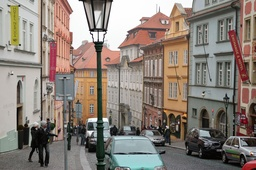
#> input picture cv/lab1/files/image.jpg, 256 x 170 px, shrunk from 1600 x 1060 before the run, found by its file name
$ jupyter execute lab1_Verendeev_M22_501.ipynb   (shell and % lines are left out)   (older library calls are emulated)
#> lines starting #> are read from the running program, lines starting #| are printed output that depends on the picture; long printed decimals are rounded
[cell 1]
import os
from PIL import Image
import numpy as np
from numpy import asarray
import mahotas
import skimage
import cv2
import shutil
import matplotlib.pyplot as plt

[cell 2]
from google.colab import drive
drive.mount('/content/drive')

[cell 3]
# constants

# ttl
FOLDER = "drive/MyDrive/Colab Notebooks/CV/lab1/files/"

# 1
P = 256

# 4
K = 5

[cell 4]
# functions
def remove(path):
    if os.path.exists(path):
        if os.path.isfile(path) or os.path.islink(path):
            os.unlink(path)
        else:
            shutil.rmtree(path)

def haralick_matrix(img_array, d=1, alpha=0):
    n1 = img_array.shape[0]
    n2 = img_array.shape[1]

    haralick = np.zeros((P, P))
    if alpha == 0:
        for i in range(n1):
            for j in range(n2):
                if i + d < n1:
                    haralick[img_array[i+d, j], img_array[i, j]] += 1
                if i - d >= 0:
                    haralick[img_array[i-d, j], img_array[i, j]] += 1
                if j + d < n2:
                    haralick[img_array[i, j+d], img_array[i, j]] += 1
                if j - d >= 0:
                    haralick[img_array[i, j-d], img_array[i, j]] += 1
    elif alpha == 90:
        for i in range(n1):
            for j in range(n2):
                if (i + d < n1) and (j + d < n2):
                    haralick[img_array[i+d, j+d], img_array[i, j]] += 1
                if (i - d >= 0) and (j + d < n2):
                    haralick[img_array[i-d, j+d], img_array[i, j]] += 1
                if (i + d < n1) and (j - d >= 0):
                    haralick[img_array[i+d, j-d], img_array[i, j]] += 1
                if (i - d >= 0) and (j - d >= 0):
                    haralick[img_array[i-d, j-d], img_array[i, j]] += 1
    else:
        raise ValueError("Alpha must be in set {0, 90}")
    return haralick.astype(np.uint8)

def contrast_haralick_func(hm):
    haralick_contrast = 0
    for i in range(P):
        for j in range(P):
            haralick_contrast += np.abs(i - j) * hm[i, j]
    haralick_contrast /= P ** 2
    return haralick_contrast

[cell 5]
for i in range(1, 6):
    remove(f"{FOLDER}{i}")
for i in range(1, 6):
    os.mkdir(f"{FOLDER}{i}")


img = Image.open(f"{FOLDER}image.jpg")
#> img is the input picture: PIL image 256x170 RGB; mean R, G, B 138.8, 128.6, 120.4

### 1. Загрузка и визуализация изображения
#### a) Числовые характеристики изображения

[cell 6]
print(f"Размерность изображения: {img.size[0]}x{img.size[1]}")
#| Размерность изображения: 256x170
print(f"Число световых каналов: {len(img.getbands())}")
#| Число световых каналов: 3
print(f"Яркостное разрешение: {len(img.getbands()) * 8} bits")
#| Яркостное разрешение: 24 bits

#### б) Если изображение содержит много цветовых каналов, то привести его к одноканальному (в градациях серого) в диапазоне [0; P], P = 255 (яркостное разрешение – 1 байт)

[cell 7]
gray = img.convert('L')
gray.save(f'{FOLDER}greyscale.jpg')

img_array = asarray(gray)

#### в) Статистические характеристики изображения

[cell 8]
print(f"Динамический диапазон яркостей: [{img_array.min()}, {img_array.max()}]")
#| Динамический диапазон яркостей: [0, 255]
print(f"% использования яркостного диапазона: {len(np.unique(img_array))/256 * 100}%")
#| % использования яркостного диапазона: 100.0%
print(f"Число различных яркостей: {len(np.unique(img_array))}")
#| Число различных яркостей: 256

#### г) Рассчитать статистические характеристики изображения и заполнить таблицу.
источник: https://www.geeksforgeeks.org/mahotas-haralick-features/

источник: https://sv-journal.org/2016-3/04/ru/index.php?lang=ru#:~:text=%D0%9E%D0%B4%D0%BD%D0%B8%D0%BC%20%D0%B8%D0%B7%20%D0%BE%D1%81%D0%BD%D0%BE%D0%B2%D0%BD%D1%8B%D1%85%20%D1%81%D0%BF%D0%BE%D1%81%D0%BE%D0%B1%D0%BE%D0%B2%20%D0%BE%D0%BF%D0%B8%D1%81%D0%B0%D0%BD%D0%B8%D1%8F,%D1%8F%D1%80%D0%BA%D0%BE%D1%81%D1%82%D0%B5%D0%B9%20%D0%BE%D0%BF%D1%80%D0%B5%D0%B4%D0%B5%D0%BB%D0%B5%D0%BD%D0%BD%D0%BE%D0%B9%20%D0%BA%D0%BE%D0%BD%D1%84%D0%B8%D0%B3%D1%83%D1%80%D0%B0%D1%86%D0%B8%D0%B8%20%5B8%5D.

[cell 9]
print(f"Динамический диапазон яркостей: [{img_array.min()}, {img_array.max()}]")
#| Динамический диапазон яркостей: [0, 255]
print(f"% использования яркостного диапазона: {len(np.unique(img_array))/256 * 100}%")
#| % использования яркостного диапазона: 100.0%
print(f"Число различных яркостей: {len(np.unique(img_array))}")
#| Число различных яркостей: 256
print(f"Средняя яркость: {np.mean(img_array)}")
#| Средняя яркость: 130.733
print(f"Дисперсия яркости: {np.std(img_array) ** 2}")
#| Дисперсия яркости: 3304.447
print(f"Контраст Михельсона: {(img_array.max() - img_array.min()) / (img_array.max() + img_array.min())}")
#| Контраст Михельсона: 1.0
print(f"Глобальный контраст: {(img_array.max() - img_array.min()) / (P - 1)}")
#| Глобальный контраст: 1.0
print(f"Среднеквадратический контраст: {np.std(img_array)}")
#| Среднеквадратический контраст: 57.484

hm = haralick_matrix(img_array)
Image.fromarray(hm)
haralick_contrast = 0
for i in range(P):
    for j in range(P):
        haralick_contrast += np.abs(i - j) * hm[i, j]
#> after the loop, haralick_contrast = 2621814
haralick_contrast /= P ** 2
#> haralick_contrast = 40.01

print(f"Контраст Харалика: {haralick_contrast}")
#| Контраст Харалика: 40.006

#### д) Рассчитать и визуализировать матрицу Харалика для различных параметров d и alpha:

[cell 10]
print("Матрица Харалика с параметрами: d = 1, alpha = 0")
mh = Image.fromarray(haralick_matrix(img_array, d=1, alpha=0))
mh.save(f'{FOLDER}1/contrast_haralick_d=1_alpha=0.jpg')
mh.show()

[cell 11]
print("Матрица Харалика с параметрами: d = 1, alpha = 90")
mh = Image.fromarray(haralick_matrix(img_array, d=1, alpha=90))
mh.save(f'{FOLDER}1/contrast_haralick_d=1_alpha=90.jpg')
mh.show()

[cell 12]
print("Матрица Харалика с параметрами: d = 10, alpha = 0")
mh = Image.fromarray(haralick_matrix(img_array, d=10, alpha=0))
mh.save(f'{FOLDER}1/contrast_haralick_d=10_alpha=0.jpg')
mh.show()

[cell 13]
print("Матрица Харалика с параметрами: d = 10, alpha = 90")
mh = Image.fromarray(haralick_matrix(img_array, d=10, alpha=90))
mh.save(f'{FOLDER}1/contrast_haralick_d=10_alpha=90.jpg')
mh.show()

### 2. Контрастирование в яркостных окнах

#### a) Масштабирование динамического диапазона на интервал [0; 255]

[cell 14]
def set_contrast(img_array, low:int, high:int):
#> called with low = 0, high = 255
    mmin = img_array.min()
#> mmin = 0
    mmax = img_array.max()
#> mmax = 255

    new_img_array = np.where(img_array < low, np.zeros(img_array.shape), img_array)
    new_img_array = np.where(img_array > P-1, np.full(img_array.shape, P-1), img_array)
    new_img_array = np.where((low <= img_array) & (img_array <= P-1), (img_array - mmin) / (mmax - mmin) * (high - low) + low, img_array)

    return new_img_array.astype(np.uint8)

[cell 15]
img_array = set_contrast(img_array, 0, 255)
Image.fromarray(img_array).save(f'{FOLDER}2/contrast_0_255.jpg')

#### б) Провести отображение указанных яркостных диапазонов на максимально возможный диапазон яркостей

[cell 16]
# [0, 120]

new_img_array = set_contrast(img_array, 0, 120)
Image.fromarray(new_img_array).save(f'{FOLDER}2/contrast_0_120.jpg')

[cell 17]
# [50, 120]

new_img_array = set_contrast(img_array, 50, 120)
Image.fromarray(new_img_array).save(f'{FOLDER}2/contrast_50_120.jpg')

[cell 18]
# [120, 200]

new_img_array = set_contrast(img_array, 120, 200)
Image.fromarray(new_img_array).save(f'{FOLDER}2/contrast_120_200.jpg')

[cell 19]
# [120, 255]

new_img_array = set_contrast(img_array, 120, 255)
#> in set_contrast (call 5), `new_img_array = np.where((low <= img_array) & (img_array <= P-1), (img..`:
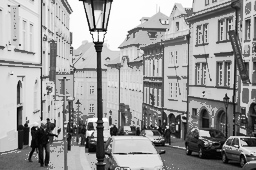
#> new_img_array: shape (170, 256) float64; min 0, max 255, mean 154.3
Image.fromarray(new_img_array).save(f'{FOLDER}2/contrast_120_255.jpg')

### 3. Гамма-коррекция изображения

[cell 20]
def gamma_correction(img_array: np.array, gamma: float) -> np.array:
#> called with gamma = 0.2
    mmin = img_array.min()
#> mmin = 0
    mmax = img_array.max()
#> mmax = 255

    new_img_array = np.power((img_array - mmin) / (mmax - mmin), gamma) * (P - 1)
    return new_img_array.astype(np.uint8)

[cell 21]
# gamma = 0.2

new_img_array = gamma_correction(img_array, 0.2)
Image.fromarray(new_img_array).save(f'{FOLDER}3/gamma_0p2.jpg')

[cell 22]
# gamma = 0.5

new_img_array = gamma_correction(img_array, 0.5)
Image.fromarray(new_img_array).save(f'{FOLDER}3/gamma_0p5.jpg')

[cell 23]
# gamma = 2

new_img_array = gamma_correction(img_array, 2)
Image.fromarray(new_img_array).save(f'{FOLDER}3/gamma_2.jpg')

[cell 24]
# gamma = 5

new_img_array = gamma_correction(img_array, 5)
#> call 4 of gamma_correction, with gamma = 5
#> in gamma_correction (call 4), `new_img_array = np.power((img_array - mmin) / (mmax - mmin), gamma) * ..`:
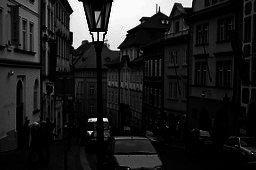
#> new_img_array: shape (170, 256) float64; min 0, max 255, mean 31.2
Image.fromarray(new_img_array).save(f'{FOLDER}3/gamma_5.jpg')

### 4. Выравнивание гистограмм

#### а) Построить гистограммы яркостей и накопленных яркостей исходного изображения

[cell 25]
unique, indexes, counts = np.unique(img_array, return_inverse=True, return_counts=True)
#> unique = 256 values from 0 to 255; counts = 256 values, max 628 at index 254, min 4 at index 225, mean 170
norm_counts = counts / np.sum(counts)
#> norm_counts = 256 values, max 0.0144 at index 254, min 9.19e-05 at index 225, mean 0.00391

stacked_counts = np.cumsum(norm_counts)
#> stacked_counts = 256 values from 0.000506 to 1

[cell 26]
plt.plot(unique, norm_counts, color='g', alpha=0.75)

plt.xlabel('Яркость')
plt.ylabel('Вероятность')
plt.title('Гистограмма яркостей')
plt.grid(True)
plt.savefig(f"{FOLDER}4/norm.jpg")
#> figure, not shown here; curve peaks at x = 254, y = 0.0144
plt.show()

[cell 27]
plt.plot(unique, stacked_counts, color='g', alpha=0.75)

plt.xlabel('Яркость')
plt.ylabel('Накопленная вероятность')
plt.title('Накопленная гистограмма яркостей')
plt.grid(True)
plt.savefig(f"{FOLDER}4/stacked.jpg")
#> figure, not shown here; curve peaks at x = 255, y = 1
plt.show()

#### б) Провести выравнивание гистограмм по различным распределениям
Источник: https://en.wikipedia.org/wiki/Histogram_matching, https://stackoverflow.com/questions/32655686/histogram-matching-of-two-images-in-python-2-x

[cell 28]
def histogram_matching(source: np.array,
                       target_distribution: np.array) -> (np.array, np.array):
    source_unique, source_indexes, source_counts = np.unique(source, return_inverse=True, return_counts=True)
#> source_unique = 256 values from 0 to 255; source_counts has the same summary as counts outside histogram_matching
    source_norm_counts = source_counts / np.sum(source_counts)
#> source_norm_counts has the same summary as norm_counts outside histogram_matching
    source_stacked_counts = np.cumsum(source_norm_counts)
#> source_stacked_counts = 256 values from 0.000506 to 1

    target_norm_counts = target_distribution / np.sum(target_distribution)
    target_stacked_counts = np.cumsum(target_norm_counts)

    interp_values = np.interp(source_stacked_counts, target_stacked_counts, source_unique)
#> interp_values = 256 values from 0 to 255
    return (interp_values[source_indexes].reshape(source.shape).astype(np.uint8),
           target_stacked_counts)

[cell 29]
f_uniform = np.full((P,), K)

after_correct_image, after_correct_dist = histogram_matching(img_array, f_uniform)
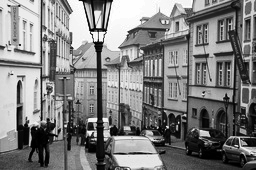
#> after_correct_image: shape (170, 256); min 0, max 255, mean 127.2
#> after_correct_dist = 256 values from 0.00391 to 1
Image.fromarray(after_correct_image).save(f'{FOLDER}4/corrected_image_uniform.jpg')

plt.plot(range(len(after_correct_dist)), after_correct_dist, color='g', alpha=0.75)

plt.xlabel('Яркость')
plt.ylabel('Накопленная вероятность')
plt.title('Скорректированная накопленная гистограмма яркостей')
plt.grid(True)
plt.savefig(f"{FOLDER}4/corrected_dist_uniform.jpg")
#> figure, not shown here; curve peaks at x = 255, y = 1
plt.show()

[cell 30]
f_triangle = np.arange(P)
f_triangle[0: P//2] = K * f_triangle[0: P//2]
f_triangle[P//2: P] = K * (255 - f_triangle[P//2: P])

after_correct_image, after_correct_dist = histogram_matching(img_array, f_triangle)
#> after_correct_dist = 256 values from 0 to 1
Image.fromarray(after_correct_image).save(f'{FOLDER}4/corrected_image_triangle.jpg')

plt.plot(range(len(after_correct_dist)), after_correct_dist, color='g', alpha=0.75)

plt.xlabel('Яркость')
plt.ylabel('Накопленная вероятность')
plt.title('Скорректированная накопленная гистограмма яркостей')
plt.grid(True)
plt.savefig(f"{FOLDER}4/corrected_dist_triangle.jpg")
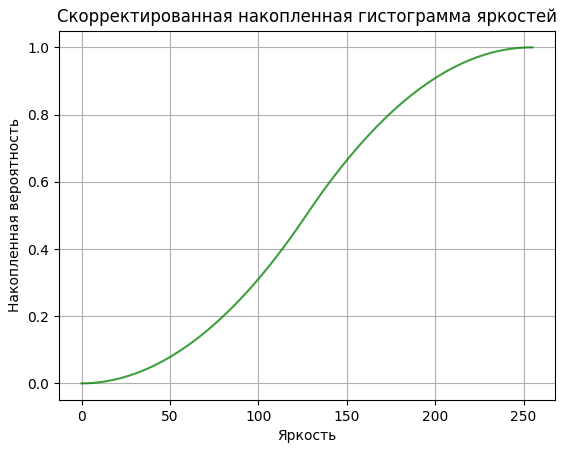
#> figure drawn by matplotlib, 1 panel; curve peaks at x = 254, y = 1
plt.show()

[cell 31]
f_right_triangle = K * np.arange(P)

after_correct_image, after_correct_dist = histogram_matching(img_array, f_right_triangle)
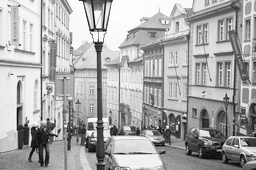
#> after_correct_image: shape (170, 256); min 5, max 255, mean 169.9
Image.fromarray(after_correct_image).save(f'{FOLDER}4/corrected_image_right_triangle.jpg')

plt.plot(range(len(after_correct_dist)), after_correct_dist, color='g', alpha=0.75)

plt.xlabel('Яркость')
plt.ylabel('Накопленная вероятность')
plt.title('Скорректированная накопленная гистограмма яркостей')
plt.grid(True)
plt.savefig(f"{FOLDER}4/corrected_dist_right_triangle.jpg")
#> figure, not shown here; curve peaks at x = 255, y = 1
plt.show()

[cell 32]
f_left_triangle = K * (P - np.arange(P))

after_correct_image, after_correct_dist = histogram_matching(img_array, f_left_triangle)
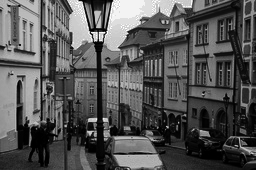
#> after_correct_image: shape (170, 256); min 0, max 255, mean 84.8
#> after_correct_dist = 256 values from 0.00778 to 1
Image.fromarray(after_correct_image).save(f'{FOLDER}4/corrected_image_left_triangle.jpg')

plt.plot(range(len(after_correct_dist)), after_correct_dist, color='g', alpha=0.75)

plt.xlabel('Яркость')
plt.ylabel('Накопленная вероятность')
plt.title('Скорректированная накопленная гистограмма яркостей')
plt.grid(True)
plt.savefig(f"{FOLDER}4/corrected_dist_left_triangle.jpg")
#> figure, not shown here; curve peaks at x = 255, y = 1
plt.show()

#### в) Провести адаптивное выравнивание гистограммы (AHE) без отсечения контраста для различных размеров черепичного разбиения изображения
Источник: https://github.com/prat1kbhujbal/Histogram_Equalization/blob/main/code/histogram_eq.py

[cell 33]
# [62 lines left out: functions hist_equalization, AHE, bilinear_interpolation, not called in this run]

[cell 34]
for sq_size in [4, 8, 16, 32]:
    # Image.fromarray(AHE(img_array, sq_size=sq_size, clahe_param=None)).save(f'{FOLDER}4/AHE-{sq_size}.jpg')
    Image.fromarray((skimage.exposure.equalize_adapthist(img_array,
                                                         kernel_size=sq_size,
                                                         clip_limit=1) * 255) \
         .astype(np.uint8)).save(f'{FOLDER}4/AHE-{sq_size}.jpg')
#> this loop made 4 passes
#> pass 1, `Image.fromarray((skimage.exposure.equalize_adapthist(img_array, kernel..`:
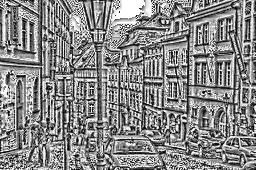
#> saved as AHE-4.jpg: PIL image 256x170 L; min 0, max 255, mean 136.2

#### г) Провести адаптивное выравнивание гистограммы (CLAHE) с различными уровнями отсечения контраста. Размер черепичного разбиения выбрать 8 на 8

[cell 35]
for cl in [0.001, 0.01, 0.1, 1]:
    Image.fromarray((skimage.exposure.equalize_adapthist(img_array,
                                                         kernel_size=8,
                                                         clip_limit=cl) * 255) \
         .astype(np.uint8)).save(f'{FOLDER}4/CLAHE-{cl}.jpg')

#### д) Рассчитать матрицу и контраст Харалика выровненного изображения, сравнить с матрицей Харалика исходного изображения (d = 1)

[cell 36]
plt.figure()

f, axes = plt.subplots(1, 2)

axes[0].imshow(Image.fromarray(haralick_matrix(img_array, d=1, alpha=0)))

aligned_img_array = (skimage.exposure.equalize_adapthist(img_array,
                                                         kernel_size=8,
                                                         clip_limit=1) * 255) \
         .astype(np.uint8)
mh = haralick_matrix(aligned_img_array, d=1, alpha=0)
#> after the loop in haralick_matrix (call 7), `for i in range(n1):`:
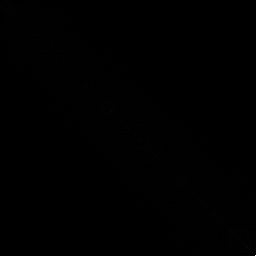
#> haralick: shape (256, 256) float64; min 0, max 1138, mean 2.6; drawn with min black and max white
har = Image.fromarray(mh)
har.save(f'{FOLDER}4/aligned_haralick_matrix_8.jpg')
axes[1].imshow(mh)
plt.show()

[cell 37]
print(f"Constast Haralick for aligned with 8 = {contrast_haralick_func(mh)}")
#> after the loop in contrast_haralick_func, `for i in range(P):`: haralick_contrast = 7536970
#> in contrast_haralick_func, `haralick_contrast /= P ** 2`: haralick_contrast = 115
#| Constast Haralick for aligned with 8 = 115.005

### 5. Поканальное выравнивание гистограмм (для цветных изображений)

#### а) Провести адаптивное выравнивание гистограммы (CLAHE) с различными уровнями отсечения контраста для каждого канала (RGB). Размер черепичного разбиения выбрать 8x8

[cell 38]
rgb_img_array = np.asarray(img)

aligned_rgb_img_array = np.empty(rgb_img_array.shape, dtype=np.uint8)

for cl in [0.001, 0.01, 0.1, 1]:
    aligned_rgb_img_array[:, :, 0] = (skimage.exposure.equalize_adapthist(rgb_img_array[:, :, 0],
                                                         kernel_size=8,
                                                         clip_limit=cl) * 255)
    aligned_rgb_img_array[:, :, 1] = (skimage.exposure.equalize_adapthist(rgb_img_array[:, :, 1],
                                                         kernel_size=8,
                                                         clip_limit=cl) * 255)
    aligned_rgb_img_array[:, :, 2] = (skimage.exposure.equalize_adapthist(rgb_img_array[:, :, 2],
                                                         kernel_size=8,
                                                         clip_limit=cl) * 255)

    Image.fromarray(aligned_rgb_img_array).save(f'{FOLDER}5/CLAHE-{cl}-rgb.jpg')
#> this loop made 4 passes
#> pass 1, `Image.fromarray(aligned_rgb_img_array).save(f'{FOLDER}5/CLAHE-{cl}-rgb..`:
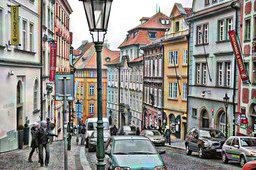
#> saved as CLAHE-0.001-rgb.jpg: PIL image 256x170 RGB; mean R, G, B 143, 138.8, 133.9
#> after the loop:
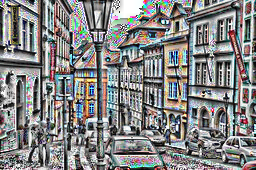
#> aligned_rgb_img_array: shape (170, 256, 3); mean R, G, B 131.6, 131.8, 131.7

#### б) Перейти в цветовое пространство HSV и провести адаптивное выравнивание гистограммы (CLAHE) с различными уровнями отсечения контраста для каждого канала. Размер черепичного разбиения выбрать 88

[cell 39]
rgb_img_array = np.asarray(img.convert("HSV"))

aligned_rgb_img_array = np.empty(rgb_img_array.shape, dtype=np.uint8)

for cl in [0.001, 0.01, 0.1, 1]:
    aligned_rgb_img_array[:, :, 0] = (skimage.exposure.equalize_adapthist(rgb_img_array[:, :, 0],
                                                         kernel_size=8,
                                                         clip_limit=cl) * 255)
    aligned_rgb_img_array[:, :, 1] = (skimage.exposure.equalize_adapthist(rgb_img_array[:, :, 1],
                                                         kernel_size=8,
                                                         clip_limit=cl) * 255)
    aligned_rgb_img_array[:, :, 2] = (skimage.exposure.equalize_adapthist(rgb_img_array[:, :, 2],
                                                         kernel_size=8,
                                                         clip_limit=cl) * 255)

    Image.fromarray(aligned_rgb_img_array).save(f'{FOLDER}5/CLAHE-{cl}-hsv.jpg')
